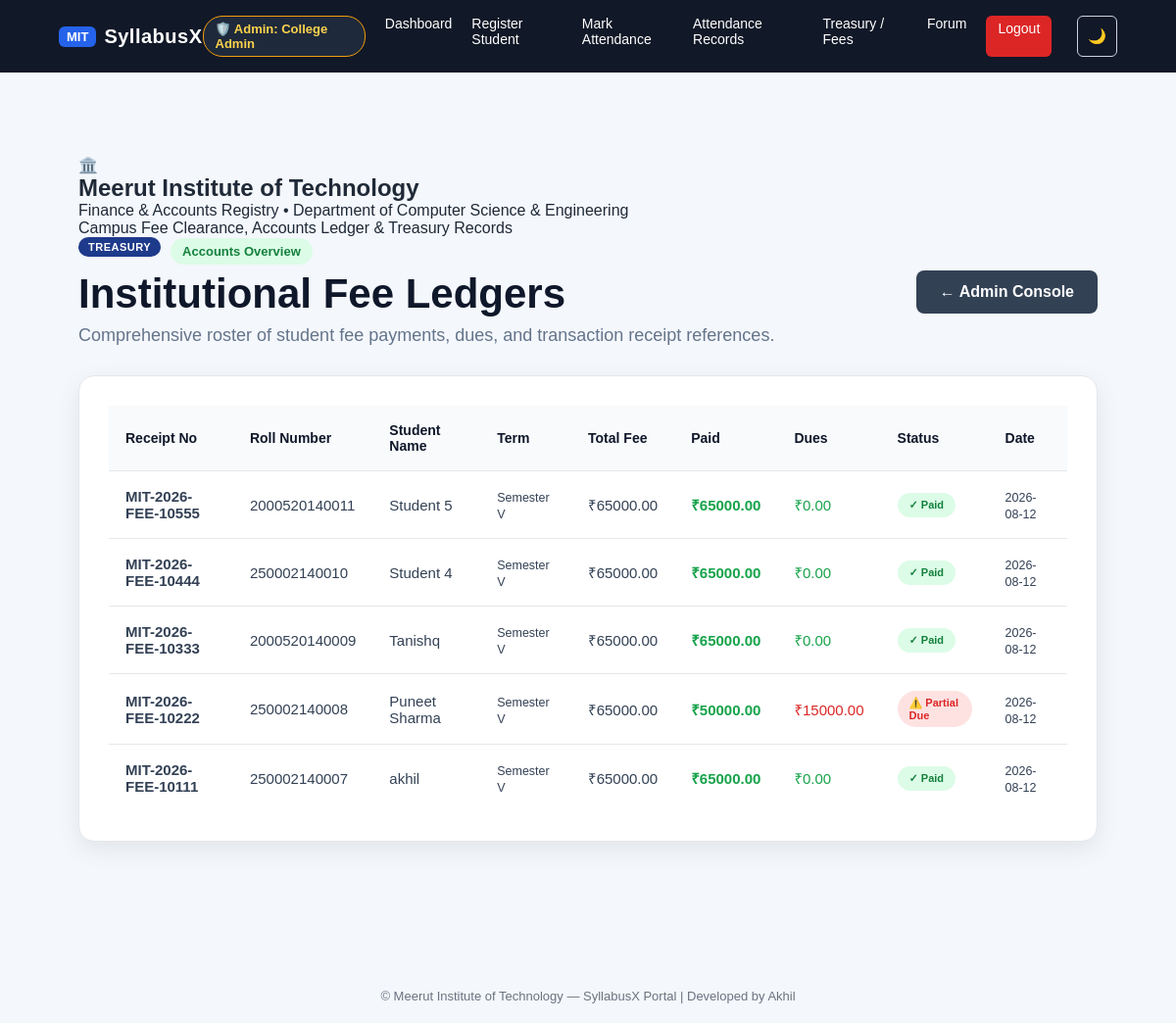
/admin/fees (signed in), run on the app's committed database.
### tables this page shows
CREATE TABLE student_fees (
    id INTEGER PRIMARY KEY AUTOINCREMENT,
    student_id INTEGER,
    semester TEXT NOT NULL,
    academic_year TEXT DEFAULT '2026-27',
    total_amount REAL NOT NULL,
    paid_amount REAL NOT NULL,
    due_amount REAL DEFAULT 0,
    status TEXT DEFAULT 'Paid',
    receipt_number TEXT UNIQUE,
    payment_date TEXT,
    payment_mode TEXT DEFAULT 'Online (UPI / NetBanking)',
    created_at TIMESTAMP DEFAULT CURRENT_TIMESTAMP
);

CREATE TABLE students (
            id INTEGER PRIMARY KEY AUTOINCREMENT,
            name TEXT NOT NULL,
            roll_number TEXT NOT NULL UNIQUE,
            email TEXT NOT NULL UNIQUE,
            password_hash TEXT NOT NULL,
            created_at TEXT NOT NULL,
            last_login TEXT,
            status TEXT NOT NULL DEFAULT 'active'
        , mobile_number TEXT, email_verified INTEGER DEFAULT 0, mobile_verified INTEGER DEFAULT 0, aadhar_number TEXT, uidai_status TEXT DEFAULT 'verified', aadhar_card_file TEXT, face_photo TEXT, face_embedding TEXT);

### app.py (the view)
@app.route("/admin/fees")
@faculty_or_admin_required
def admin_fees():
    connection = get_db_connection()
    fee_records = connection.execute("""
        SELECT
            student_fees.*,
            students.name as student_name,
            students.roll_number,
            students.email as student_email
        FROM student_fees
        JOIN students ON student_fees.student_id = students.id
        ORDER BY student_fees.id DESC
    """).fetchall()
    connection.close()
    return render_template("admin_fees.html", fee_records=fee_records)

### app.py (called while the page is built)
@app.after_request
def add_security_headers(response):
    response.headers['X-Content-Type-Options'] = 'nosniff'
    response.headers['X-Frame-Options'] = 'SAMEORIGIN'
    response.headers['X-XSS-Protection'] = '1; mode=block'
    response.headers['Referrer-Policy'] = 'strict-origin-when-cross-origin'
    return response

def get_db_connection():
    database_url = os.environ.get("DATABASE_URL", "")
    if database_url and _PSYCOPG2_AVAILABLE:
        pg_conn = psycopg2.connect(database_url)
        return _PGConnectionWrapper(pg_conn)
    os.makedirs(DATABASE_DIR, exist_ok=True)
    connection = sqlite3.connect(
        DATABASE_PATH,
        timeout=30,
        check_same_thread=False
    )
    connection.row_factory = sqlite3.Row
    connection.execute("PRAGMA busy_timeout = 30000")
    connection.execute("PRAGMA foreign_keys = ON")
    return connection

def faculty_or_admin_required(function):
    @wraps(function)
    def decorated_function(*args, **kwargs):
        if "faculty_id" not in session and "admin_id" not in session:
            flash("Please login as faculty or admin first.", "error")
            return redirect(url_for("login", tab="faculty"))
        return function(*args, **kwargs)
    return decorated_function

### templates/admin_fees.html (shortened to what this page needs)
{% extends "base.html" %}
{% block content %}
<div class="page-container">
    <div class="college-badge-banner">
        <div class="college-crest-icon">🏛️</div>
        <div class="college-info">
            <h2>Meerut Institute of Technology</h2>
            <p>Finance &amp; Accounts Registry • Department of Computer Science &amp; Engineering</p>
            <span class="college-tagline">Campus Fee Clearance, Accounts Ledger &amp; Treasury Records</span>
        </div>
    </div>
    <div class="dashboard-header">
        <div>
            <div style="display: flex; align-items: center; gap: 10px; margin-bottom: 6px;">
                <span class="portal-badge" style="background: #1e3a8a; color: white;">TREASURY</span>
                <span class="status-badge status-active">Accounts Overview</span>
            </div>
            <h1>Institutional Fee Ledgers</h1>
            <p>Comprehensive roster of student fee payments, dues, and transaction receipt references.</p>
        </div>
        <div class="header-action-buttons">
            <a href="{{ url_for('admin_dashboard') }}" class="btn btn-secondary">
                ← Admin Console
            </a>
        </div>
    </div>
    {% if fee_records %}
    <div class="dashboard-card">
        <div class="table-wrapper">
            <table class="student-table">
                <thead>
                    <tr>
                        <th>Receipt No</th>
                        <th>Roll Number</th>
                        <th>Student Name</th>
                        <th>Term</th>
                        <th>Total Fee</th>
                        <th>Paid</th>
                        <th>Dues</th>
                        <th>Status</th>
                        <th>Date</th>
                    </tr>
                </thead>
                <tbody>
                    {% for f in fee_records %}
                    <tr>
                        <td><strong>{{ f.receipt_number }}</strong></td>
                        <td>{{ f.roll_number }}</td>
                        <td>{{ f.student_name }}</td>
                        <td><small>{{ f.semester }}</small></td>
                        <td>₹{{ "%.2f"|format(f.total_amount) }}</td>
                        <td class="text-green" style="font-weight: 700;">₹{{ "%.2f"|format(f.paid_amount) }}</td>
                        <td class="{% if f.due_amount > 0 %}text-red{% else %}text-green{% endif %}">₹{{ "%.2f"|format(f.due_amount) }}</td>
                        <td>
                            {% if f.status == 'Paid' %}
                                <span class="status-badge status-active" style="background: #dcfce7; color: #15803d; font-size: 11px;">✓ Paid</span>
                            {% else %}
                                <span class="status-badge" style="background: #fee2e2; color: #dc2626; font-size: 11px;">⚠️ {{ f.status }}</span>
                            {% endif %}
                        </td>
                        <td><small>{{ f.payment_date }}</small></td>
                    </tr>
                    {% endfor %}
                </tbody>
            </table>
        </div>
    </div>
    {% else %}
    <div class="empty-state">
        <p>No fee records available in the treasury ledger.</p>
    </div>
    {% endif %}
</div>
{% endblock %}

### static/css/style.css (style rules this page uses)
* { margin: 0; padding: 0; box-sizing: border-box; }
body { font-family: Arial, Helvetica, sans-serif; background: #f4f7fb; color: #1f2937; min-height: 100vh; }
.btn { display: inline-block; padding: 12px 20px; border: none; border-radius: 8px; text-decoration: none; cursor: pointer; font-size: 15px; font-weight: 600; }
.btn-secondary { background: #374151; color: white; }
.dashboard-header { display: flex; justify-content: space-between; align-items: center; margin-bottom: 30px; }
.dashboard-header h1 { margin-bottom: 6px; }
.dashboard-header p { color: #6b7280; }
.dashboard-card { background: white; padding: 30px; border-radius: 12px; box-shadow: 0 5px 20px rgba(0, 0, 0, 0.06); margin-bottom: 25px; }
.table-wrapper { width: 100%; overflow-x: auto; }
table { width: 100%; border-collapse: collapse; min-width: 900px; }
th, td { padding: 15px; text-align: left; border-bottom: 1px solid #e5e7eb; font-size: 14px; }
th { background: #f9fafb; font-weight: 700; }
.status-badge { display: inline-block; padding: 5px 10px; border-radius: 20px; background: #dcfce7; color: #166534; font-size: 12px; font-weight: 600; }
.page-container { max-width: 1100px; margin: 0 auto; padding: 45px 20px 60px; }
.dashboard-header { margin-bottom: 30px; }
.dashboard-header h1 { margin: 0; font-size: 36px; color: #14213d; }
.dashboard-header p { margin-top: 8px; color: #64748b; font-size: 18px; }
.btn { display: inline-block; text-decoration: none; border: none; border-radius: 8px; padding: 13px 24px; font-size: 16px; font-weight: 600; cursor: pointer; transition: 0.2s ease; }
.btn-secondary { background: #334155; color: #ffffff; }
.dashboard-header h1 { margin: 0 0 8px 0; font-size: 42px; color: #0f172a; }
.dashboard-card { background: #ffffff; border-radius: 16px; margin-bottom: 30px; box-shadow: 0 8px 25px rgba(15, 23, 42, 0.08); border: 1px solid #e5e7eb; overflow: hidden; }
.student-table { width: 100%; border-collapse: collapse; }
.student-table th { text-align: left; padding: 17px; background: #f8fafc; color: #0f172a; font-size: 14px; font-weight: 700; border-bottom: 1px solid #e5e7eb; }
.student-table td { padding: 17px; border-bottom: 1px solid #e5e7eb; color: #334155; font-size: 15px; }
.student-table tbody tr:last-child td { border-bottom: none; }
.status-badge { display: inline-block; padding: 6px 12px; border-radius: 999px; font-size: 13px; font-weight: 700; }
.status-active { background: #dcfce7; color: #15803d; }
.portal-badge { display: inline-block; padding: 4px 10px; border-radius: 12px; font-size: 11px; font-weight: 700; letter-spacing: 0.5px; background: #dbeafe; color: #1d4ed8; margin-bottom: 8px; }
.header-action-buttons { display: flex; gap: 10px; align-items: center; flex-wrap: wrap; }
.text-green { color: #16a34a !important; }
.text-red { color: #dc2626 !important; }

### data on the page
student_fees: receipt_number "MIT-2026-FEE-10555", roll_number "2000520140011", student_name "Student 5", semester "Semester V", total_amount "65000.00", paid_amount "65000.00", due_amount "0.00", status "✓ Paid", payment_date "2026-08-12"
student_fees: receipt_number "MIT-2026-FEE-10444", roll_number "250002140010", student_name "Student 4", semester "Semester V", total_amount "65000.00", paid_amount "65000.00", due_amount "0.00", status "✓ Paid", payment_date "2026-08-12"
student_fees: receipt_number "MIT-2026-FEE-10333", roll_number "2000520140009", student_name "Tanishq", semester "Semester V", total_amount "65000.00", paid_amount "65000.00", due_amount "0.00", status "✓ Paid", payment_date "2026-08-12"
student_fees: receipt_number "MIT-2026-FEE-10222", roll_number "250002140008", student_name "Puneet Sharma", semester "Semester V", total_amount "65000.00", paid_amount "50000.00", due_amount "15000.00", status "Partial Due", payment_date "2026-08-12"
student_fees: receipt_number "MIT-2026-FEE-10111", roll_number "250002140007", student_name "akhil", semester "Semester V", total_amount "65000.00", paid_amount "65000.00", due_amount "0.00", status "✓ Paid", payment_date "2026-08-12"

### other printed values
{{ session.get("admin_name") }} "College Admin"
